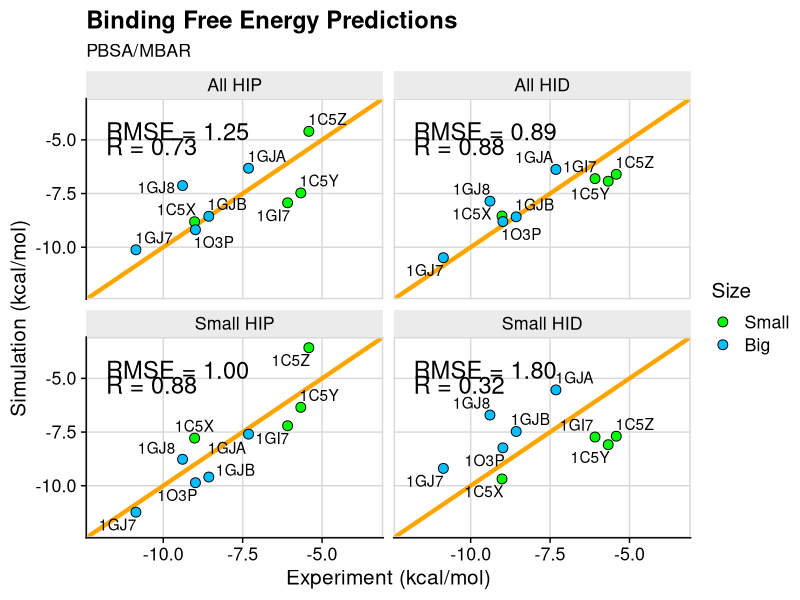

Generate this figure with R:
library(tidyverse)
library(cowplot)
library(ggrepel)

# combine all data
hids <- read_csv('all_hid.csv', col_names = c('Sample', 'All HID'), skip=1)
hips <- read_csv('all_hip.csv', col_names = c('Sample', 'All HIP'), skip=1)
small_hid <- read_csv('small_hid.csv', col_names = c('Sample', 'Small HID'), skip=1)
small_hip <- read_csv('small_hip.csv', col_names = c('Sample', 'Small HIP'), skip=1)
exp <- read_csv('experiment.csv', col_names = c('Sample', 'Experiment'), skip=1)

# drop sampling outlier
df <- exp %>%
    inner_join(hids) %>%
    inner_join(hips) %>%
    inner_join(small_hid) %>%
    inner_join(small_hip) %>%
    filter(Sample != '1GJD')

calc_r_rmse <- function(y_pred, y_true) {
    
    diff_sq <- (y_true - y_pred)^2
    rmse <- sqrt(mean(diff_sq))
    
    pearson <- cor(y_pred, y_true, method='pearson')
    
    return (tibble(rmse = rmse,
                   cor = pearson))
}

# metrics for each condition
stats <- df %>%
    select(-Experiment, -Sample) %>%
    map(~calc_r_rmse(., df$Experiment)) %>%
    bind_rows(.id = 'Condition')

df_tidy <- df %>%
    pivot_longer(!Sample, names_to='Condition', values_to='Simulation') %>%
    inner_join(exp) %>%
    filter(Condition != 'Experiment') %>%
    mutate(Size = ifelse(Sample %in% c('1C5X', '1C5Y', '1C5Z', '1GI7'), 'Small', 'Big'))

# set facet order
df_tidy$Condition <- factor(df_tidy$Condition, levels=c('All HIP', 'All HID', 'Small HIP', 'Small HID'))
df_tidy$Size <- factor(df_tidy$Size, levels=c('Small', 'Big'))
stats$Condition <- factor(stats$Condition, levels=c('All HIP', 'All HID', 'Small HIP', 'Small HID'))

p <- df_tidy %>%
    ggplot(aes(x = Experiment, y=Simulation, label=Sample)) + 
    geom_abline(intercept=0, slope=1, color='orange', size=1.5) +
    geom_point(aes(fill=Size), shape=21, size=3) + 
    facet_wrap(~Condition, ncol=2) +
    theme_half_open(15) +
    background_grid() +
    panel_border() + 
    theme(strip.background = element_rect(fill='gray92')) +
    labs(title='Binding Free Energy Predictions', subtitle='PBSA/MBAR', x='Experiment (kcal/mol)', y='Simulation (kcal/mol)') +
    scale_fill_manual(values=c('green1', 'deepskyblue1')) + 
    geom_text_repel(point.padding=0.1) +
    coord_cartesian(xlim=c(-12, -3.5), ylim=c(-12, -3.5)) +
    geom_text(data=stats, aes(x=-11.8, y=-4.6, label=sprintf('RMSE = %0.2f', round(rmse, 2))), size=6, hjust=0) +
    geom_text(data=stats, aes(x=-11.8, y=-5.3, label=sprintf('R = %0.2f', round(cor, 2))), size=6, hjust=0)
    
ggsave('binding_preds.pdf', p, width=12, height=10)
